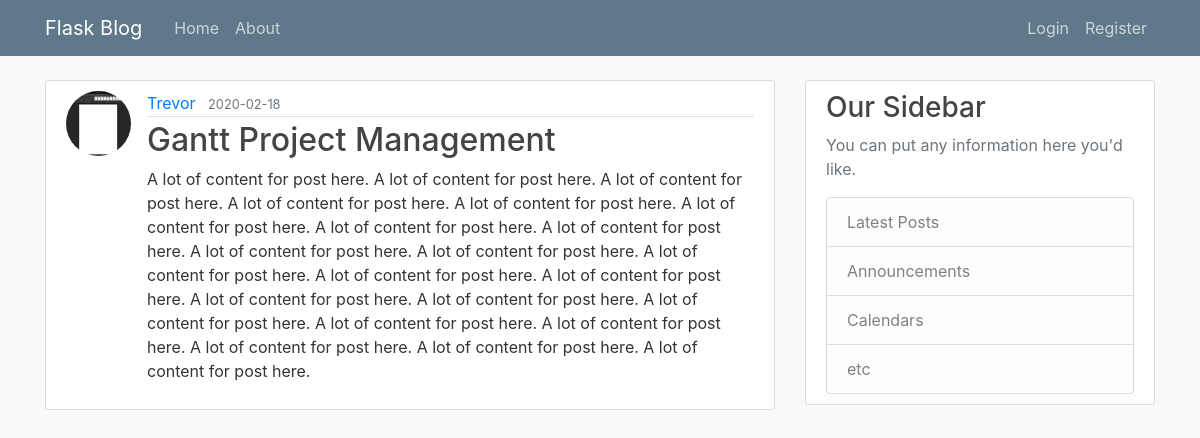
The page /post/5 on the database its author committed.
### flaskblog/models.py (models this page shows, shortened)
class User(db.Model, UserMixin):
    id = db.Column(db.Integer, primary_key=True)
    username = db.Column(db.String(20), unique=True, nullable=False)
    email = db.Column(db.String(120), unique=True, nullable=False)
    image_file = db.Column(db.String(20), nullable=False, default='default.jpg')
    password = db.Column(db.String(60), nullable=False)
    posts = db.relationship('Post', backref='author', lazy=True)

class Post(db.Model):
    id = db.Column(db.Integer, primary_key=True)
    title = db.Column(db.String(100), unique=True, nullable=False)
    date_posted = db.Column(db.DateTime, nullable=False, default=datetime.utcnow)
    content = db.Column(db.Text, nullable=False)
    user_id = db.Column(db.Integer, db.ForeignKey('user.id'), nullable=False)

### flaskblog/posts/routes.py (the view)
@posts.route('/post/<int:post_id>')
def post(post_id):
    post = Post.query.get_or_404(post_id)
    return render_template('post.html', title=post.title, post=post, legend='Update Post')

### flaskblog/templates/post.html (shortened to what this page needs)
{% extends "layout.html" %}
{% block content %}
    <article class="media content-section">
        <img src="{{ url_for('static', filename='profile/'+post.author.image_file) }}" class="rounded-circle article-img"
             alt="{{ post.author.username }}'s picture">
        <div class="media-body">
            <div class="article-metadata">
                <a class="mr-2" href="{{ url_for('users.user_posts', username=post.author.username) }}">{{ post.author.username }}</a>
                <small class="text-muted">{{ post.date_posted.strftime('%Y-%m-%d') }}</small>
            </div>
            <h2 class="article-title">{{ post.title }}</h2>
            <p class="article-content">{{ post.content }}</p>
        </div>
    </article>
{% endblock %}

### flaskblog/static/main.css (style rules this page uses)
body { background: #fafafa; color: #333333; margin-top: 5rem; }
h1, h2, h3, h4, h5, h6 { color: #444444; }
.content-section { background: #ffffff; padding: 10px 20px; border: 1px solid #dddddd; border-radius: 3px; margin-bottom: 20px; }
.article-title { color: #444444; }
.article-content { white-space: pre-line; }
.article-img { height: 65px; width: 65px; margin-right: 16px; }
.article-metadata { padding-bottom: 1px; margin-bottom: 4px; border-bottom: 1px solid #e3e3e3 }

### rows shown on the page
User: image_file (picture), author.username "Trevor"
Post: date_posted "2020-02-18", title "Gantt Project Management", content "A lot of content for post here. A lot of content for post here. A lot of content for post here. A lot of content for post here. A lot of content for post here. A lot of content for post here. A lot of content for post here. A lot of content for post here. A lot of content for post here. A lot of content for post here. A lot of content for post here. A lot of content for post here. A lot of content for post here. A lot of content for post here. A lot of content for post here. A lot of content for post here. A lot of content for post here. A lot of content for post here. A lot of content for post here. A lot of content for post here. A lot of content for post here."
